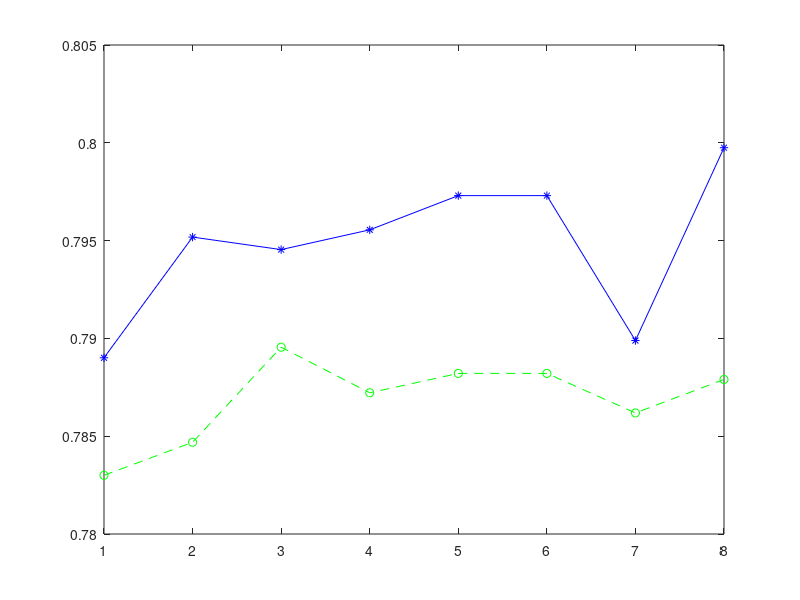

The MATLAB source for this figure: (Note: this script raises an error after producing the figure.)
data_x = [1 2 3 4 5 6 7 8];
data_y1 = [0.783 0.78469 0.78955 0.78722 0.78821 0.78821 0.78619 0.7879];
data_y2 = [0.78901 0.79518 0.79454 0.79555 0.7973 0.7973 0.78989 0.79975];

fig = figure; % Create new figure
p = plot(data_x,data_y1,'g--o',data_x,data_y2,'b-*');
ylim([0.78 0.805]);
%grid on
%h = hline(0.78177, 'r', 'BL1');
h = hline(0.78177, 'r:', 'BL1');
legend('No Rank', 'Rank', 'Location', 'south');
xticklabel_rotate([1 2 3 4 5 6 7 8], 90, {'H-VC', 'H-CFC', 'HV-VC', 'HV-CFC', 'V-VC', 'V-CFC', 'VH-VC', 'VH-CFC'}, 'Fontsize',8);

labels1 = {'SVM', 'SVM', 'RF', 'SVM', 'RF', 'RF', 'SVM', 'SVM'};
text(data_x, data_y1, labels1, 'VerticalAlignment','bottom','HorizontalAlignment','left', 'FontSize', 8);
%hText1 = text(data_x, data_y1, labels1, 'FontSize', 8);
%set(hText1, 'Rotation', 90, 'VerticalAlignment','bottom','HorizontalAlignment','left');

labels2 = {'RF(R3-3)', 'SVM(R1)', 'SVM(R4-2)', 'SVM(R4-2)', 'RF(R2-1)', 'RF(R2-1)', 'SVM(R4-1)', 'SVM(R4-3)'};
hText2 = text(data_x, data_y2, labels2, 'FontSize', 8);
set(hText2, 'Rotation', 90, 'VerticalAlignment','top','HorizontalAlignment','left');

title({'Comparison of the high scored models with baseline', 'and w/o rank on MIMIC-III Adult Dataset'}, 'FontSize',12,'FontWeight','bold');
ylabel('Fwa score','FontSize',11,'FontWeight','bold');
xlabel('Ensemble Models','FontSize',11,'FontWeight','bold');

set(fig, 'Units', 'Inches');
pos = get(fig, 'Position');
set(fig, 'PaperPositionMode', 'Auto', 'PaperUnits', 'Inches', 'PaperSize', [pos(3), pos(4)]);
print(fig, 'mimic3_adult24hrs_high_score', '-dpdf', '-r0');
%print(fig, 'mimic3_adult24hrs_high_score', '-dpng');
